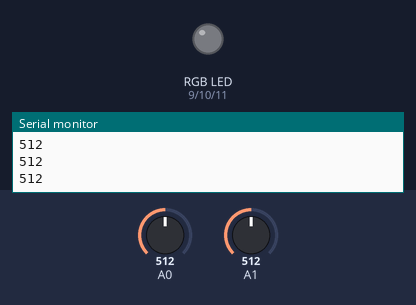
The sketch below on a simulated Arduino Uno, built with avr-gcc and run on an emulated ATmega328P. Shown: an RGB LED mixed from three pins (HIGH = lit), the last lines printed to the serial monitor. The test bench sets the inputs (shaded band); at power-on: A0 = 512, A1 = 512. Dim RGB values are drawn brighter than linear.

Above: at 1.2 s.
1.3 s: A0 set to 848
2.8 s: A0 set to 871
At 4.3 s:
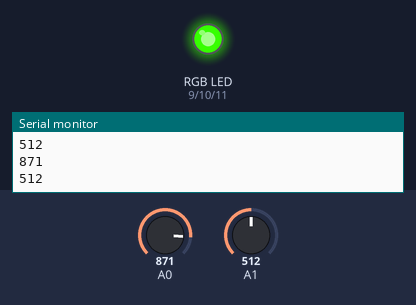
4.6 s: A1 set to 358
6.1 s: A1 set to 331
At 7.6 s:
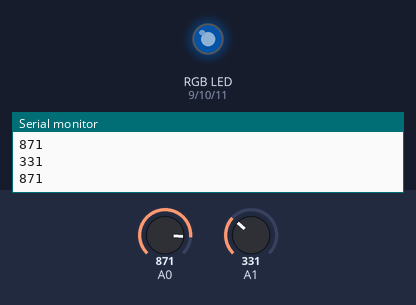
7.9 s: A1 set to 352
At 8.6 s:
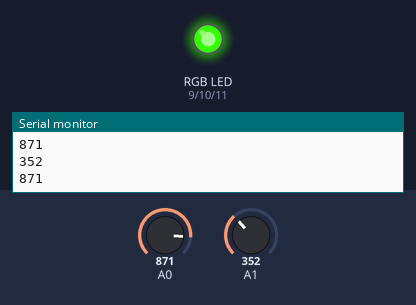
9.7 s: A1 set to 161
At 10.7 s:
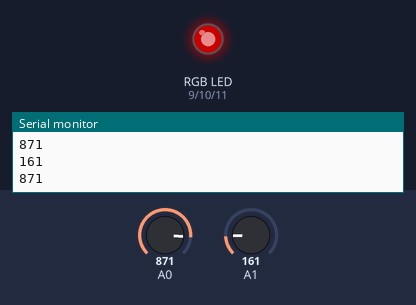
Timing chart, 0 to 12.5 s (numbered marks = the images above; inputs shaded):
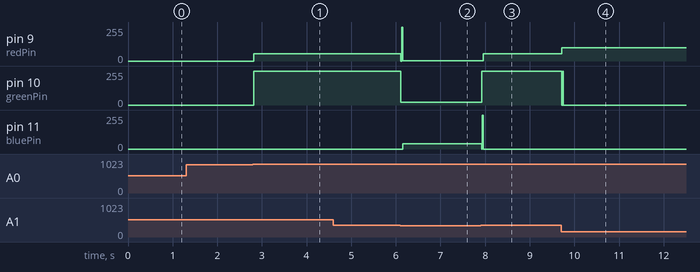

The sketch:

RGB_LED.ino
```cpp
// This program reads the values from a photoresistor and a potentiometer and controls an RGB LED based on those values.
// Each color is associated with a range of values from the potentiometer.

int photoresistor, potentiometer;
int threshold = 700;
int redPin = 9;
int greenPin = 10;
int bluePin = 11;

// Function to set LED to red color
void red() {
  analogWrite(redPin, 100);
  analogWrite(greenPin, 0);
  analogWrite(bluePin, 0);
}

// Function to set LED to green color
void green() {
  analogWrite(redPin, 0);
  analogWrite(greenPin, 100);
  analogWrite(bluePin, 0);
}

// Function to set LED to blue color
void blue() {
  analogWrite(redPin, 0);
  analogWrite(greenPin, 0);
  analogWrite(bluePin, 100);
}

// Function to set LED to magenta color
void magenta() {
  analogWrite(redPin, 255);
  analogWrite(greenPin, 0);
  analogWrite(bluePin, 0);
}

// Function to set LED to cyan color
void cyan() {
  analogWrite(redPin, 0);
  analogWrite(greenPin, 0);
  analogWrite(bluePin, 255);
}

// Function to set LED to grass color
void grass() {
  analogWrite(redPin, 0);
  analogWrite(greenPin, 255);
  analogWrite(bluePin, 0);
}

void setup() {
  // Setup code to run once
  Serial.begin(9600);
  pinMode(A0, INPUT);
  pinMode(A1, INPUT);
  pinMode(redPin, OUTPUT);
  pinMode(greenPin, OUTPUT);
  pinMode(bluePin, OUTPUT);
}

void loop() {
  // Main code to run repeatedly
  photoresistor = analogRead(A0);
  potentiometer = analogRead(A1);
  Serial.println(potentiometer);
  Serial.println(photoresistor);

  if (photoresistor < 865) {
    // If photoresistor value is below the threshold, turn off the LEDs
    analogWrite(redPin, 0);
    analogWrite(greenPin, 0);
    analogWrite(bluePin, 0);
  } else {
    // If photoresistor value is above the threshold, control LED colors based on potentiometer value
    analogWrite(redPin, 255);
    analogWrite(greenPin, 255);
    analogWrite(bluePin, 255);

    if (potentiometer <= 171 && potentiometer >= 0) {
      red();  // Set LED color to red
    } else if (potentiometer <= 342 && potentiometer >= 171) {
      analogWrite(redPin, 0);
      analogWrite(greenPin, 20);
      analogWrite(bluePin, 40);
    } else if (potentiometer <= 513 && potentiometer >= 342) {
      analogWrite(redPin, 55);
      analogWrite(greenPin, 255);
      analogWrite(bluePin, 0);
    } else if (potentiometer <= 1000 && potentiometer >= 513) {
      analogWrite(redPin, 0);
      analogWrite(greenPin, 255);
      analogWrite(bluePin, 255);
    } else if (potentiometer <= 684 && potentiometer >= 855) {
      analogWrite(redPin, 0);
      analogWrite(greenPin, 25);
      analogWrite(bluePin, 255);
    } else if (potentiometer <= 855 && potentiometer >= 684) {
      analogWrite(redPin, 40);
      analogWrite(greenPin, 0);
      analogWrite(bluePin, 55);
    }
  }
}
```

Measured:
- the behaviour switches between 864 and 865 on A0 (found by bisection; images 0 and 1)
- the behaviour switches between 343 and 342 on A1 (found by bisection; images 1 and 2)
- after the input at 2.8 s, pin 9 (redPin): 0/255 → 55/255 at once; pin 10 (greenPin): 0/255 → 255/255 at once
- after the input at 6.1 s, pin 9 (redPin): 55/255 → 1/255 at once; pin 10 (greenPin): 255/255 → 20/255 at once; pin 11 (bluePin): 0/255 → 40/255 after 0.05 s
- after the input at 7.9 s, pin 9 (redPin): 1/255 → 55/255 after 0.06 s; pin 10 (greenPin): 20/255 → 255/255 at once; pin 11 (bluePin): 40/255 → 0/255 at once
- after the input at 9.7 s, pin 9 (redPin): 55/255 → 100/255 at once; pin 10 (greenPin): 255/255 → 0/255 at once
